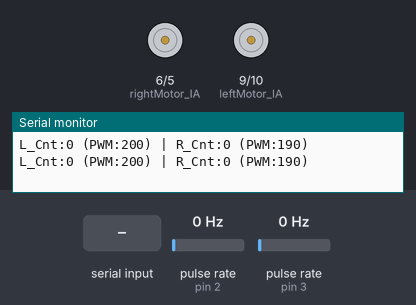
Bench run of a sketch on a simulated Arduino Uno, built with avr-gcc and run on an emulated ATmega328P. Parts: motor-driver pin pairs drawn as motors (green arrow = first pin HIGH = forward, orange = second pin HIGH = backward, longer = more drive), the last lines printed to the serial monitor. Wiring (inferred from the names in the program): 2 × pulse sensor: data pin 2 / data pin 3. Inputs (shaded band) come from the test bench; at power-on: pulse rate (sensors on pin 2, pin 3) 0 Hz.

Above: at 3.2 s.
3.3 s: "F" received over Serial
At 3.7 s:
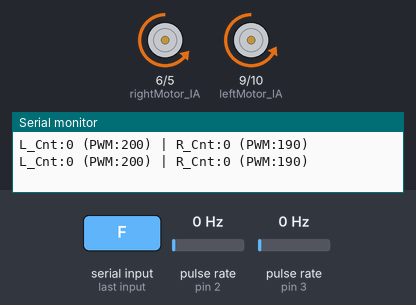
4.8 s: pulse rate (sensor on pin 2) set to 4 Hz
At 5.07 s:
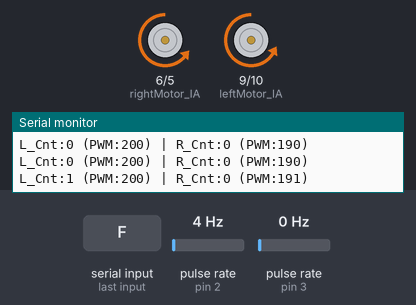
7.8 s: pulse rate (sensor on pin 3) set to 50 Hz
10.8 s: "B" received over Serial
At 13.2 s:
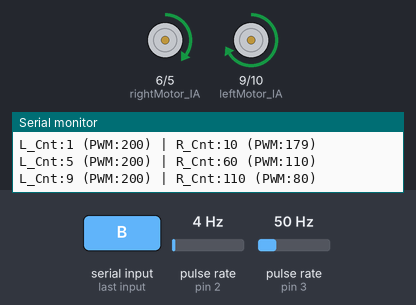
13.8 s: pulse rate (sensor on pin 2) set to 150 Hz
At 16.3 s:
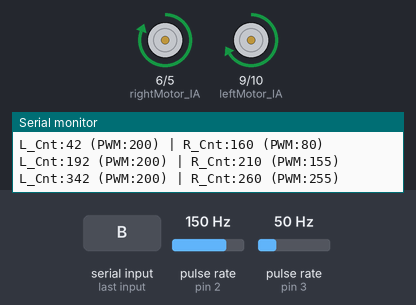
16.8 s: "L" received over Serial
At 17.6 s:
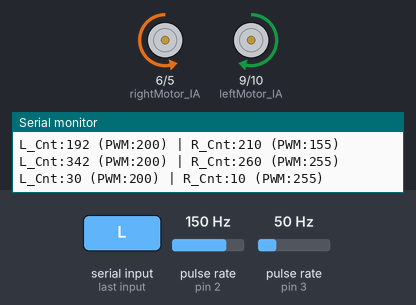
Timing chart, 0 to 19.3 s (numbered marks = the images above; inputs shaded):
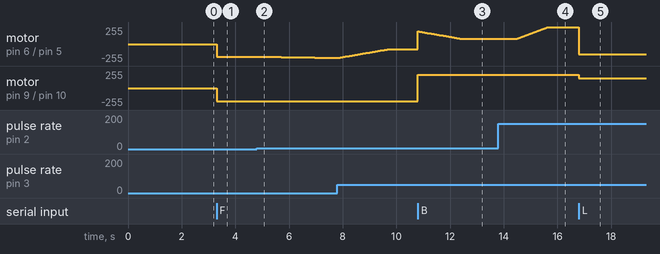

Measured:
- after the input at 3.3 s, motor on pin 6 (rightMotor_IA) / pin 5 (rightMotor_IB): stopped → backward 190/255 at once; motor on pin 9 (leftMotor_IA) / pin 10 (leftMotor_IB): stopped → backward 200/255 at once
- after the input at 4.8 s, motor on pin 6 (rightMotor_IA) / pin 5 (rightMotor_IB): moves from backward 190/255 to backward 208/255 over 2.8 s, starting after 0.15 s
- after the input at 10.8 s, motor on pin 9 (leftMotor_IA) / pin 10 (leftMotor_IB): backward 200/255 → forward 200/255 at once
- after the input at 13.8 s, motor on pin 6 (rightMotor_IA) / pin 5 (rightMotor_IB): moves from forward 80/255 to forward 255/255 over 1.2 s, starting after 0.71 s
- after the input at 16.8 s, motor on pin 6 (rightMotor_IA) / pin 5 (rightMotor_IB): forward 255/255 → backward 150/255 at once; motor on pin 9 (leftMotor_IA) / pin 10 (leftMotor_IB): forward 200/255 → forward 150/255 at once

The sketch:

RC_Car_Arduino_4.ino
```cpp
// --- 모터 드라이버 제어 핀 ---
const int leftMotor_IA = 9;
const int leftMotor_IB = 10;
const int rightMotor_IA = 6;
const int rightMotor_IB = 5;

// --- 엔코더 센서 핀 ---
const int encoderLeftPin = 2;
const int encoderRightPin = 3;

volatile long leftCount = 0;
volatile long rightCount = 0;

// ========================================================
// ⚙️ 1. 초기 밸런스 및 속도 설정 (정밀 튜닝 적용)
// ========================================================
// 직진/후진 초기 밸런스
const int LEFT_BASE_SPEED = 200;
// 175는 너무 느렸으므로 190으로 상향 조정하여 양쪽 균형을 맞춥니다.
const int RIGHT_BASE_SPEED = 190;

// 회전 속도 제한
const int SPIN_TURN_SPEED = 150;     // 제자리 좌/우회전 속도
const int WIDE_TURN_FAST = 160;      // 크게 돌 때 바깥쪽 바퀴 속도
const int WIDE_TURN_SLOW = 80;       // 크게 돌 때 안쪽 바퀴 속도
// ========================================================

int leftPWM = LEFT_BASE_SPEED;
int rightPWM = RIGHT_BASE_SPEED;

float Kp = 1.5; // 직진 보정 강도
char currentCommand = 'S'; // 현재 주행 상태

unsigned long prevBalanceMillis = 0;
unsigned long prevPrintMillis = 0;

void setup() {
  delay(2000); // ESP32 부팅 대기
  Serial.begin(9600);

  pinMode(leftMotor_IA, OUTPUT); pinMode(leftMotor_IB, OUTPUT);
  pinMode(rightMotor_IA, OUTPUT); pinMode(rightMotor_IB, OUTPUT);

  pinMode(encoderLeftPin, INPUT_PULLUP); pinMode(encoderRightPin, INPUT_PULLUP);
  attachInterrupt(digitalPinToInterrupt(encoderLeftPin), countLeft, RISING);
  attachInterrupt(digitalPinToInterrupt(encoderRightPin), countRight, RISING);

  stopMotors();
}

void loop() {
  if (Serial.available() > 0) {
    char incoming = Serial.read();

    if (incoming >= 'a' && incoming <= 'z') incoming -= 32;

    if (incoming == 'F' || incoming == 'B' || incoming == 'L' || incoming == 'R' ||
        incoming == 'C' || incoming == 'V' || incoming == 'S') {

      if (incoming != currentCommand) {
        leftCount = 0;
        rightCount = 0;

        if (incoming == 'F' || incoming == 'B') {
          leftPWM = LEFT_BASE_SPEED;
          rightPWM = RIGHT_BASE_SPEED;
        }

        currentCommand = incoming;
        applyMotorControl();
      }
    }
  }

  unsigned long currentMillis = millis();

  // [자동 속도 보정]
  if ((currentCommand == 'F' || currentCommand == 'B') && (currentMillis - prevBalanceMillis >= 50)) {
    prevBalanceMillis = currentMillis;

    long error = leftCount - rightCount;

    rightPWM = RIGHT_BASE_SPEED + (error * Kp);

    if (rightPWM > 255) rightPWM = 255;
    if (rightPWM < 80) rightPWM = 80;

    applyMotorControl();
  }

  // 상태 출력
  if (currentMillis - prevPrintMillis >= 1000) {
    prevPrintMillis = currentMillis;
    Serial.print("L_Cnt:"); Serial.print(leftCount);
    Serial.print(" (PWM:"); Serial.print(leftPWM);
    Serial.print(") | R_Cnt:"); Serial.print(rightCount);
    Serial.print(" (PWM:"); Serial.print(rightPWM);
    Serial.println(")");
  }
}

void countLeft() { leftCount++; }
void countRight() { rightCount++; }

void applyMotorControl() {
  switch (currentCommand) {
    case 'F':
      digitalWrite(leftMotor_IA, LOW);  analogWrite(leftMotor_IB, leftPWM);
      digitalWrite(rightMotor_IA, LOW); analogWrite(rightMotor_IB, rightPWM);
      break;
    case 'B':
      analogWrite(leftMotor_IA, leftPWM); digitalWrite(leftMotor_IB, LOW);
      analogWrite(rightMotor_IA, rightPWM); digitalWrite(rightMotor_IB, LOW);
      break;
    case 'L':
      analogWrite(leftMotor_IA, SPIN_TURN_SPEED); digitalWrite(leftMotor_IB, LOW);
      digitalWrite(rightMotor_IA, LOW);           analogWrite(rightMotor_IB, SPIN_TURN_SPEED);
      break;
    case 'R':
      digitalWrite(leftMotor_IA, LOW);            analogWrite(leftMotor_IB, SPIN_TURN_SPEED);
      analogWrite(rightMotor_IA, SPIN_TURN_SPEED); digitalWrite(rightMotor_IB, LOW);
      break;
    case 'C':
      digitalWrite(leftMotor_IA, LOW);  analogWrite(leftMotor_IB, WIDE_TURN_SLOW);
      digitalWrite(rightMotor_IA, LOW); analogWrite(rightMotor_IB, WIDE_TURN_FAST);
      break;
    case 'V':
      digitalWrite(leftMotor_IA, LOW);  analogWrite(leftMotor_IB, WIDE_TURN_FAST);
      digitalWrite(rightMotor_IA, LOW); analogWrite(rightMotor_IB, WIDE_TURN_SLOW);
      break;
    case 'S':
    default:
      stopMotors();
      break;
  }
}

void stopMotors() {
  digitalWrite(leftMotor_IA, LOW); digitalWrite(leftMotor_IB, LOW);
  digitalWrite(rightMotor_IA, LOW); digitalWrite(rightMotor_IB, LOW);
}
```
